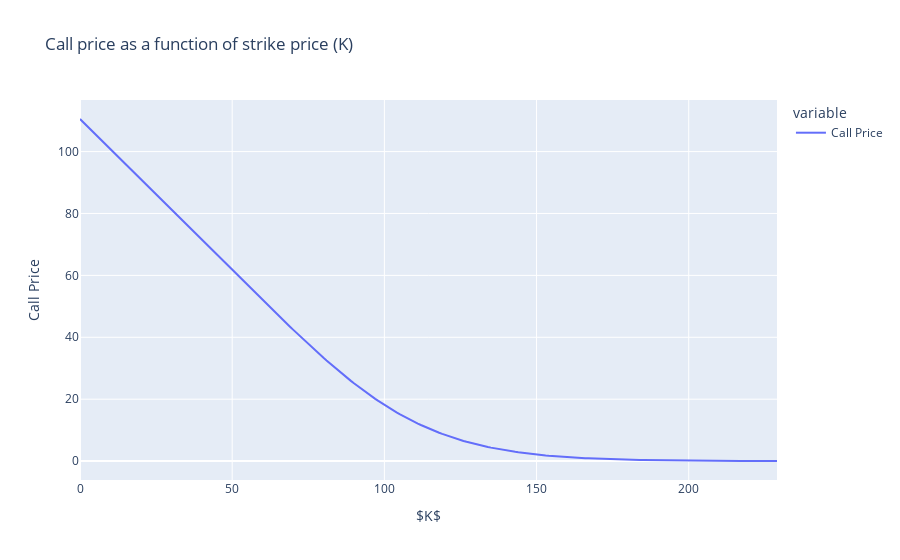

Source (notebook cell):
### Code cell
## Plot call price as function of K
call_price_df = pd.DataFrame(call_price_list, columns = ['Call Price'])
fig = px.line(call_price_df, title='Call price as a function of strike price (K)', 
              labels=dict(value="Call Price", index="$K$"))
fig.show()

### Figure 1 — Plotly figure (JSON) as saved in the notebook; plotly's stock layout.template omitted (floating-point values rounded to 4 significant figures; data arrays with more than 128 entries replaced by an {"elided": "..."} marker saying what was removed)
{"data": [{"hovertemplate": "variable=Call Price<br>$K$=%{x}<br>Call Price=%{y}<extra></extra>", "legendgroup": "Call Price", "line": {"color": "#636efa", "dash": "solid"}, "marker": {"symbol": "circle"}, "mode": "lines", "name": "Call Price", "orientation": "v", "showlegend": true, "type": "scatter", "x": {"elided": "230 int values"}, "xaxis": "x", "y": {"elided": "230 float values"}, "yaxis": "y"}], "layout": {"legend": {"title": {"text": "variable"}, "tracegroupgap": 0}, "title": {"text": "Call price as a function of strike price (K)"}, "xaxis": {"anchor": "y", "domain": [0, 1], "title": {"text": "$K$"}}, "yaxis": {"anchor": "x", "domain": [0, 1], "title": {"text": "Call Price"}}}}
